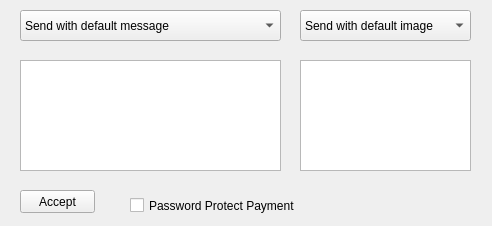
<?xml version="1.0" encoding="UTF-8"?>
<ui version="4.0">
 <class>Form</class>
 <widget class="QWidget" name="Form">
  <property name="geometry">
   <rect>
    <x>0</x>
    <y>0</y>
    <width>492</width>
    <height>226</height>
   </rect>
  </property>
  <property name="windowTitle">
   <string>Form</string>
  </property>
  <widget class="QCheckBox" name="checkBox">
   <property name="geometry">
    <rect>
     <x>130</x>
     <y>190</y>
     <width>181</width>
     <height>31</height>
    </rect>
   </property>
   <property name="text">
    <string>Password Protect Payment</string>
   </property>
  </widget>
  <widget class="QPushButton" name="pushButton">
   <property name="geometry">
    <rect>
     <x>20</x>
     <y>190</y>
     <width>75</width>
     <height>23</height>
    </rect>
   </property>
   <property name="text">
    <string>Accept</string>
   </property>
  </widget>
  <widget class="QTextEdit" name="textEdit">
   <property name="geometry">
    <rect>
     <x>20</x>
     <y>60</y>
     <width>261</width>
     <height>111</height>
    </rect>
   </property>
  </widget>
  <widget class="QComboBox" name="comboBox">
   <property name="geometry">
    <rect>
     <x>20</x>
     <y>10</y>
     <width>261</width>
     <height>31</height>
    </rect>
   </property>
   <item>
    <property name="text">
     <string>Send with default message</string>
    </property>
   </item>
   <item>
    <property name="text">
     <string>Attach personal message...</string>
    </property>
   </item>
  </widget>
  <widget class="QComboBox" name="comboBox_2">
   <property name="geometry">
    <rect>
     <x>300</x>
     <y>10</y>
     <width>171</width>
     <height>31</height>
    </rect>
   </property>
   <item>
    <property name="text">
     <string>Send with default image</string>
    </property>
   </item>
   <item>
    <property name="text">
     <string>Change default image...</string>
    </property>
   </item>
  </widget>
  <widget class="QTextEdit" name="textEdit_2">
   <property name="geometry">
    <rect>
     <x>300</x>
     <y>60</y>
     <width>171</width>
     <height>111</height>
    </rect>
   </property>
  </widget>
 </widget>
 <resources/>
 <connections/>
</ui>
